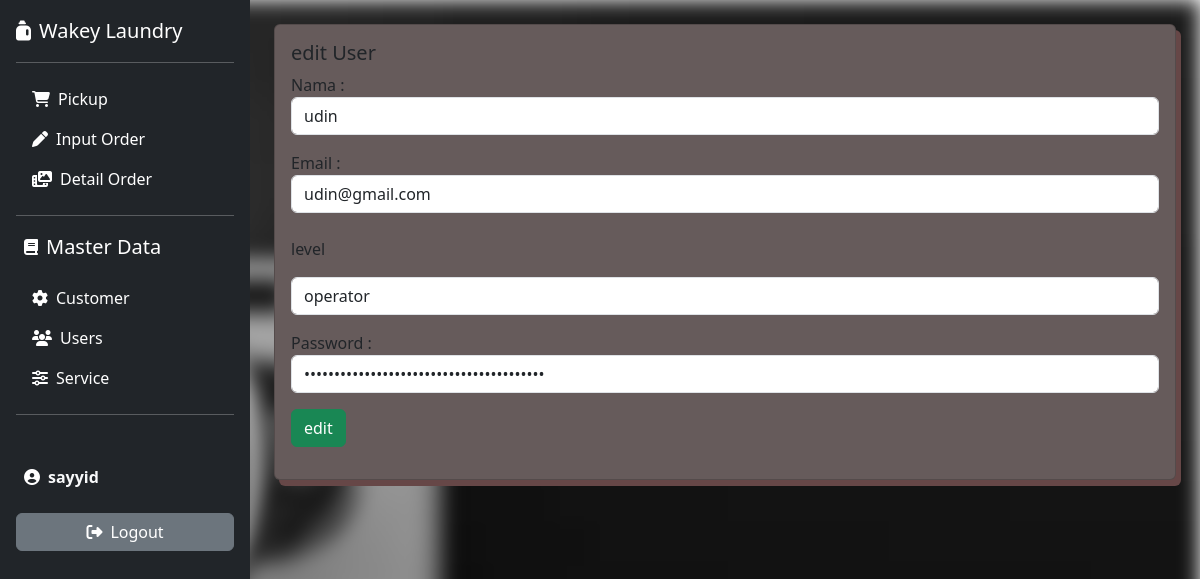
The app's page /home.php?page=tambah-user&edit=10 (signed in) with its own data.
### tables this page shows
CREATE TABLE `user` (
  `id` int(12) NOT NULL,
  `id_level` int(12) NOT NULL,
  `name` varchar(100) NOT NULL,
  `email` varchar(50) NOT NULL,
  `password` varchar(50) NOT NULL,
  `created_at` timestamp NOT NULL DEFAULT current_timestamp(),
  `update_at` timestamp NULL DEFAULT NULL ON UPDATE current_timestamp()
);

CREATE TABLE `level` (
  `id` int(12) NOT NULL,
  `level_name` varchar(50) NOT NULL,
  `created_at` timestamp NOT NULL DEFAULT current_timestamp(),
  `update_at` timestamp NULL DEFAULT NULL ON UPDATE current_timestamp(),
  `deleted_at` datetime NOT NULL
);

### content/tambah-user.php (the view, shortened to what this page needs)
<?php
$editUser = isset($_GET['edit']) ? $_GET['edit'] :'';
$queryEdit = mysqli_query($config, "SELECT * FROM user WHERE id='$editUser'");
$rowEdit = mysqli_fetch_assoc($queryEdit);
$queryLevel = mysqli_query($config, "SELECT * FROM level");
$rowLevels = mysqli_fetch_all($queryLevel, MYSQLI_ASSOC);
?>
<div class="row">
    <div class="col-12">
        <div class="card">
            <div class="card-body">
                <h5 class="card-title"><?php echo isset($rowEdit) ? 'edit' : 'save' ?> User</h5>
                <form action="" method="post">
                    <div class="mb-3">
                        <label for="">Nama :</label>
                        <input type="text" class="form-control" name="name" value="<?= isset($rowEdit['name']) ? $rowEdit['name'] : ''  ?>" placeholder="masukkan nama user " required>
                    </div>
                    <div class="mb-3">
                        <label for="">Email :</label>
                        <input type="email" class="form-control" name="email" value="<?= isset($rowEdit['email']) ? $rowEdit['email'] : ''  ?>" placeholder="masukkan nomor Handphone user " required>
                    </div>
                    <div class="mb-3">
                         <label for="" class="mb-3 mt-2">level</label>
                          <select name="id_level" class="form-control" required>
                                 <?php foreach ($rowLevels as $level): ?>
                                    <option value="<?= $level['id'] ?>" <?= (isset($rowEdit['id_level']) && $rowEdit['id_level'] == $level['id']) ? 'selected' : '' ?>>
                                         <?= $level['level_name'] ?>
                                    </option>
                                 <?php endforeach ?>
                        </select>
                    </div>
                    <div class="mb-3">
                        <label for="">Password :</label>
                        <input type="password" class="form-control" name="password" value="<?= isset($rowEdit['password']) ? $rowEdit['password'] : ''  ?>" placeholder="masukkan password " required>
                    </div>
                    <div class="mb-3">
                        <input type="submit" class="btn btn-success" name="<?php echo isset($rowEdit) ? 'edit' : 'save' ?>" value="<?php echo isset($rowEdit) ? 'edit' : 'save' ?>">
                    </div>
                </form>
            </div>
        </div>
    </div>
</div>

### assets/css/style.css (style rules this page uses)
body { position: relative; margin: 0; padding: 0; }
.row .card { background-color: rgb(102, 91, 91); box-shadow: 5px 6px rgb(102, 71, 71); }

### records on screen
user: name "udin", email "udin@gmail.com", id_level "operator"

### other values on screen
$name "sayyid"
